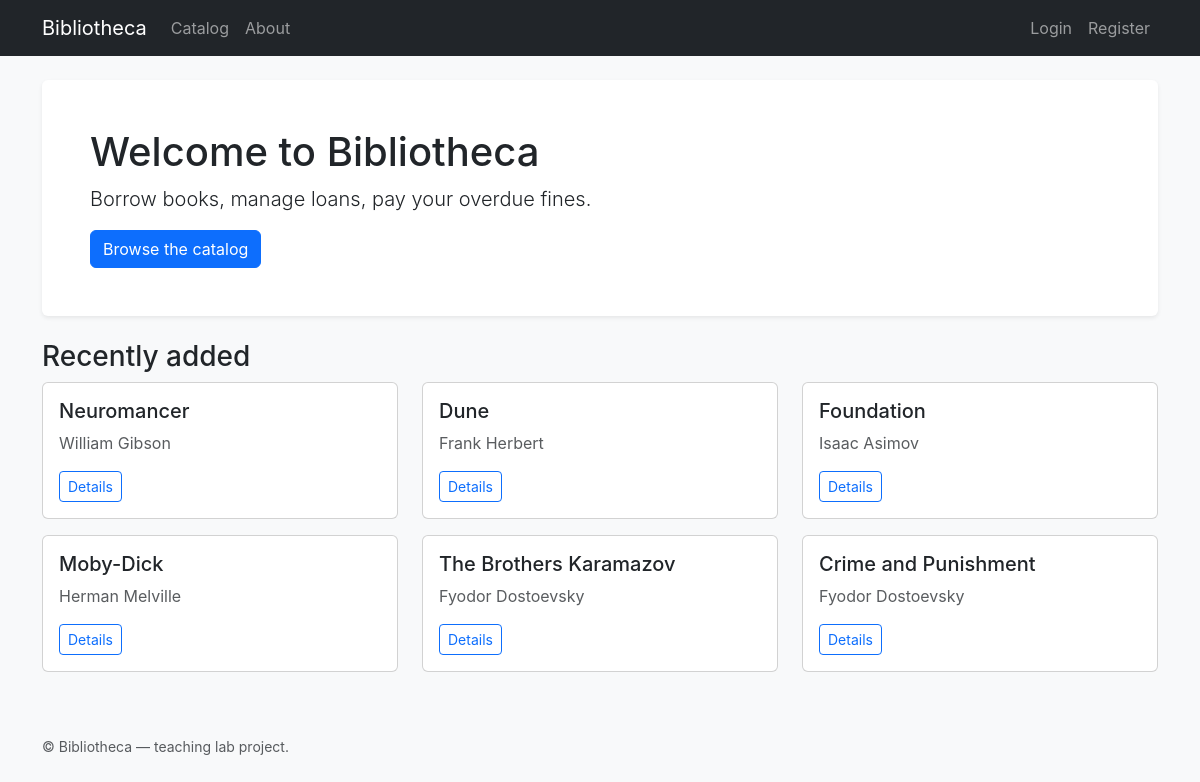
The page / on the database its author committed.
### app/models/book.py (models this page shows, shortened)
class Book(db.Model):
    __tablename__ = "books"
    __allow_unmapped__ = True
    id: int = db.Column(db.Integer, primary_key=True)
    title: str = db.Column(db.String(200), nullable=False, index=True)
    author: str = db.Column(db.String(120), nullable=False, index=True)
    isbn: Optional[str] = db.Column(db.String(20), unique=True, nullable=True)
    year: Optional[int] = db.Column(db.Integer, nullable=True)
    total_copies: int = db.Column(db.Integer, nullable=False, default=1)
    available_copies: int = db.Column(db.Integer, nullable=False, default=1)
    status: str = db.Column(
        db.String(16), nullable=False, default=STATUS_AVAILABLE
    )
    loans = db.relationship("Loan", back_populates="book", lazy="dynamic")
    reservations = db.relationship(
        "Reservation", back_populates="book", lazy="dynamic"
    )

### app/blueprints/main/routes.py (the view)
@main_bp.route("/")
def index() -> Response | str:
    recent = db.session.execute(
        db.select(Book).order_by(Book.id.desc()).limit(_HOMEPAGE_RECENT_LIMIT)
    ).scalars().all()
    return render_template("main/index.html", recent_books=recent)

### app/__init__.py (called while the page is built)
def _register_context_processors(app: Flask) -> None:
    @app.context_processor
    def inject_globals() -> dict:
        return {"app_name": "Bibliotheca"}

### app/templates/main/index.html
{% extends "base.html" %}
{% block content %}
<div class="p-5 mb-4 bg-white rounded shadow-sm">
  <h1>Welcome to {{ app_name }}</h1>
  <p class="lead">Borrow books, manage loans, pay your overdue fines.</p>
  <a href="{{ url_for('catalog.list_books') }}" class="btn btn-primary">Browse the catalog</a>
</div>
<h3>Recently added</h3>
<div class="row">
  {% for book in recent_books %}
    <div class="col-md-4 mb-3">
      <div class="card h-100">
        <div class="card-body">
          <h5 class="card-title">{{ book.title }}</h5>
          <p class="card-text text-muted">{{ book.author }}</p>
          <a class="btn btn-sm btn-outline-primary" href="{{ url_for('catalog.detail', book_id=book.id) }}">Details</a>
        </div>
      </div>
    </div>
  {% else %}
    <p class="text-muted">No books yet. Run <code>flask --app run.py seed</code> to load sample data.</p>
  {% endfor %}
</div>
{% endblock %}

### app/templates/base.html (shortened to what this page needs)
<!doctype html>
<html lang="en">
<head>
  <link href="https://cdn.jsdelivr.net/npm/bootstrap@5.3.3/dist/css/bootstrap.min.css" rel="stylesheet">
  <link rel="stylesheet" href="{{ url_for('static', filename='css/style.css') }}">
</head>
<body class="bg-light">
<nav class="navbar navbar-expand-lg navbar-dark bg-dark mb-4">
  <div class="container">
    <a class="navbar-brand" href="{{ url_for('main.index') }}">{{ app_name }}</a>
    <div class="collapse navbar-collapse">
      <ul class="navbar-nav me-auto">
        <li class="nav-item"><a class="nav-link" href="{{ url_for('catalog.list_books') }}">Catalog</a></li>
        <li class="nav-item"><a class="nav-link" href="{{ url_for('main.about') }}">About</a></li>
      </ul>
      <ul class="navbar-nav">
        {% if current_user.is_authenticated %}
          <li class="nav-item"><span class="navbar-text me-3">Hi, {{ current_user.username }}</span></li>
          <li class="nav-item"><a class="nav-link" href="{{ url_for('auth.logout') }}">Logout</a></li>
        {% else %}
          <li class="nav-item"><a class="nav-link" href="{{ url_for('auth.login') }}">Login</a></li>
          <li class="nav-item"><a class="nav-link" href="{{ url_for('auth.register') }}">Register</a></li>
        {% endif %}
      </ul>
    </div>
  </div>
</nav>
<main class="container">
  {% block content %}{% endblock %}
</main>
<footer class="container text-muted mt-5 mb-3 small">
  &copy; {{ app_name }} &mdash; teaching lab project.
</footer>
</body>
</html>

### app/static/css/style.css (style rules this page uses)
body { font-family: -apple-system, BlinkMacSystemFont, "Segoe UI", Roboto, sans-serif; }
.card { transition: transform 0.1s ease-in-out; }

### rows shown on the page
Book: title "Neuromancer", author "William Gibson"
Book: title "Dune", author "Frank Herbert"
Book: title "Foundation", author "Isaac Asimov"
Book: title "Moby-Dick", author "Herman Melville"
Book: title "The Brothers Karamazov", author "Fyodor Dostoevsky"
Book: title "Crime and Punishment", author "Fyodor Dostoevsky"

### other values the page prints
{{ app_name }} "Bibliotheca"
